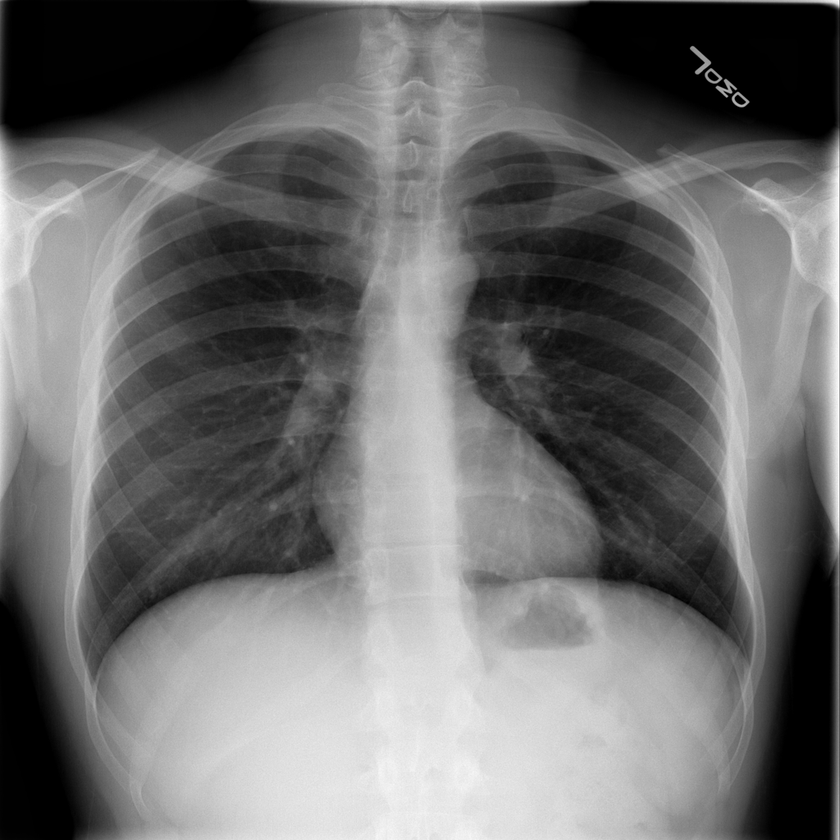
#> input picture PA1/60/1.png, 840 x 840 px, shrunk from 1024 x 1024 before the run
$ python assignment_1.py
#> lines starting #> are read from the running program, lines starting #| are printed output that depends on the picture; pictures that were not available may be replaced by others from this repository, and a replacement may not be noted
# -*- coding: utf-8 -*-
"""
Created on Sun Sep  5 11:51:01 2021

@author: alfah
"""
#importing required libraries
#I have renamed the images as '1.png' and '2.png' for convenience
import cv2
import numpy as np
import matplotlib.pyplot as plt
from scipy import signal
#%%
#Part 1
img = cv2.imread('60/1.png',0)
#> img is the input picture: shape (840, 840); min 0, max 255, mean 109.6
cx, cy = img.shape[0]/2, img.shape[1]/2
#> cx = 420; cy = 420
#creating affine matrices
a = np.array(([1,0,5.5],[0,1,4.4]), dtype='float')
b1 = np.array(([[np.cos(np.deg2rad(35)), np.sin(np.deg2rad(35)), (1 - np.cos(np.deg2rad(35)))*cx - np.sin(np.deg2rad(35))*cy],[-np.sin(np.deg2rad(35)), np.cos(np.deg2rad(35)), np.sin(np.deg2rad(35))*cx + (1-np.cos(np.deg2rad(35)))*cy]]), dtype='float')
b2 = np.array(([[np.cos(np.deg2rad(-125)), np.sin(np.deg2rad(-125)), (1 - np.cos(np.deg2rad(-125)))*cx - np.sin(np.deg2rad(-125))*cy],[-np.sin(np.deg2rad(-125)), np.cos(np.deg2rad(-125)), np.sin(np.deg2rad(-125))*cx + (1-np.cos(np.deg2rad(-125)))*cy]]), dtype='float')
c = np.array(([[0.4, 0, 0],[0, 0.4, 0]]), dtype='float')
#warping images with above-defined affine matrices
transimg = cv2.warpAffine(img, a, (img.shape[1], img.shape[0]))#translation
rotimg1 = cv2.warpAffine(img, b1, (img.shape[1], img.shape[0]))#35 degree rotaion
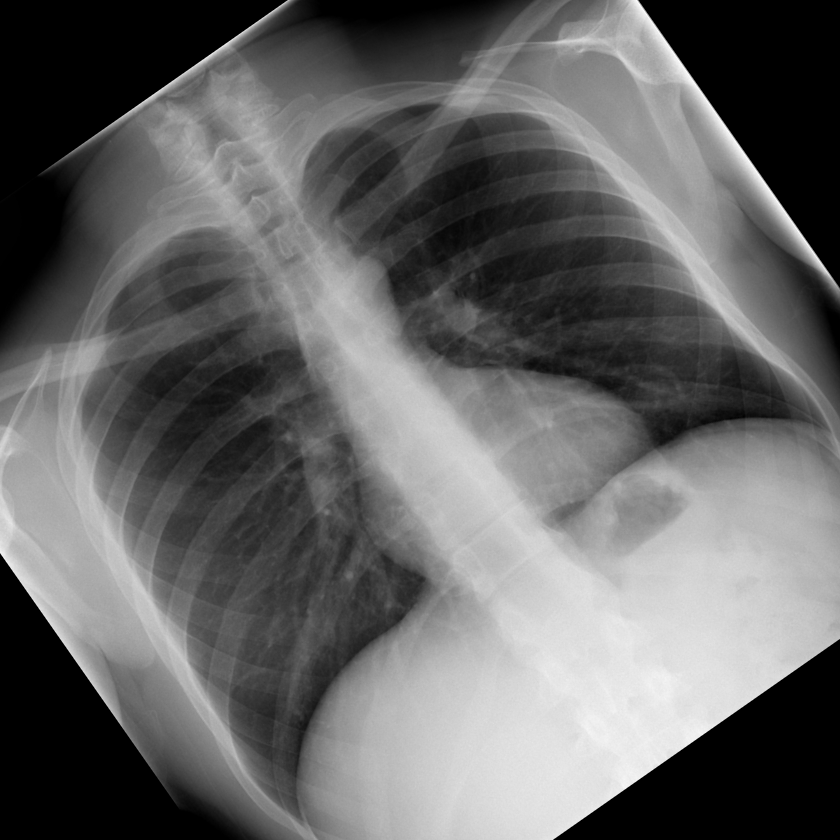
#> rotimg1: shape (840, 840); min 0, max 255, mean 101.4
rotimg2 = cv2.warpAffine(img, b2, (img.shape[1], img.shape[0]))#-125 degree rotation
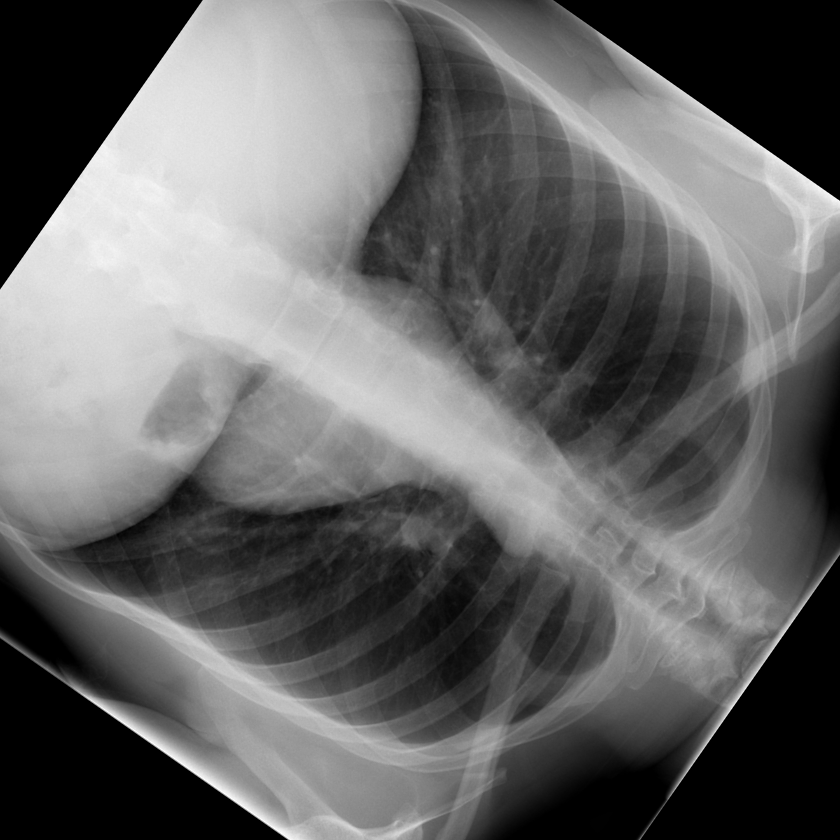
#> rotimg2: shape (840, 840); min 0, max 255, mean 101.6
scaleimg = cv2.warpAffine(img, c, (img.shape[1], img.shape[0]))#scaling
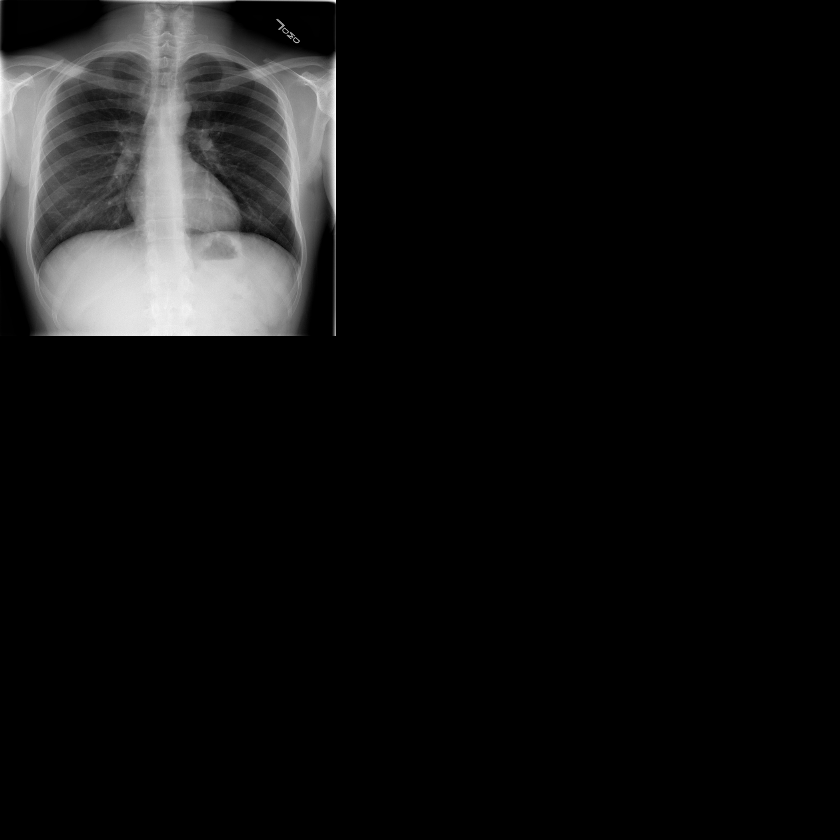
#> scaleimg: shape (840, 840); min 0, max 252, mean 17.6
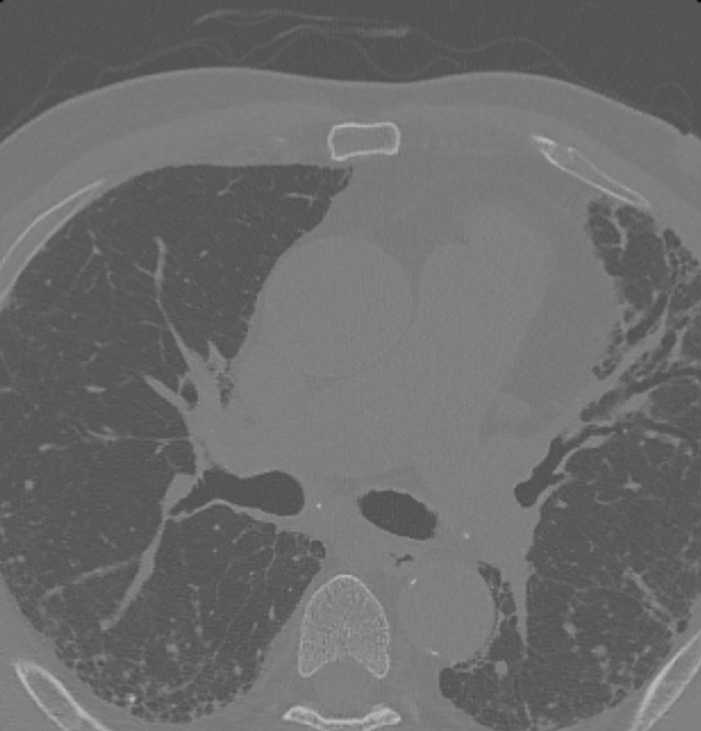
#> input picture PA2/60/2.jpg, 701 x 731 px, shrunk from 854 x 891 before the run, given in place of 2.png, which was not available
#> further down, img is the input picture: shape (731, 701); min 0, max 193, mean 108.3
#finally plotting images
plt.subplot(1,2,1)
plt.imshow(img, cmap='gray');plt.xticks([]);plt.yticks([]);plt.title('original image')
plt.subplot(1,2,2)
plt.imshow(rotimg1,cmap='gray');plt.xticks([]);plt.yticks([]);plt.title('rotated image (35)')
#%%
#Part 2
def he(im): #Histogram Equalization function
    N,_ = np.histogram(im,[i for i in range(0,257)])
#> N = 256 values, max 33552 at index 127, min 0 at index 1, mean 2001.7
    n = N/np.sum(N)
#> n = 256 values, max 0.0655 at index 127, min 0 at index 1, mean 0.00391
    z = np.zeros(n.shape)
#> z = 256 values from 0 to 0
    for i in range(len(n)):
        z[i] = 255*np.sum(n[:i])
#> after the loop, z = 256 values, max 255 at index 194, min 0 at index 0, mean 146.1
    z = np.round(z)
#> z = 256 values from 0 to 255
    image = np.zeros(im.shape)
    for i in range(image.shape[0]):
        for j in range(image.shape[1]):
            image[i,j] = z[im[i,j]]
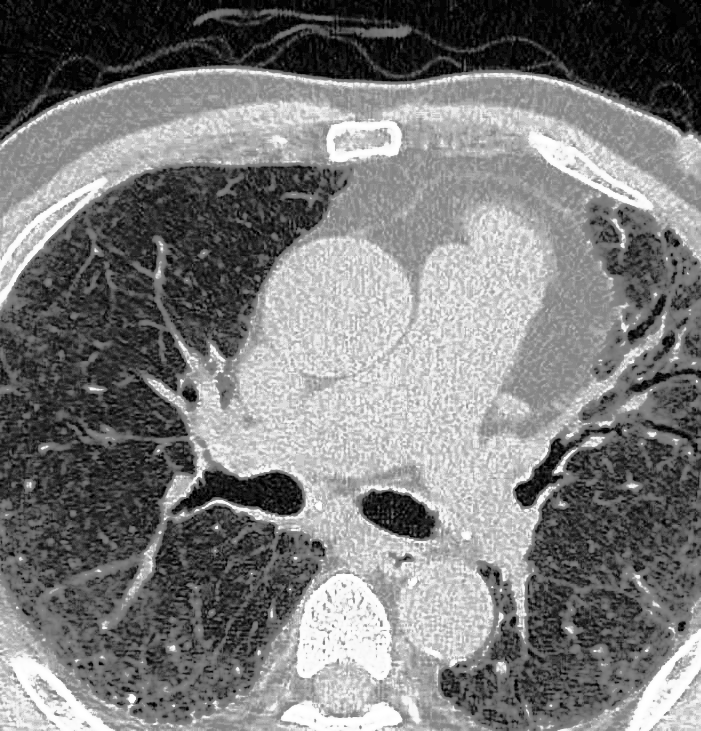
#> image: shape (731, 701) float64; min 0, max 255, mean 123.3
    image = np.uint8(image)
    return image

img = cv2.imread('60/2.png',0)
image = he(img)#histogram equalization

#creating plots
fig, axs = plt.subplots(2, 2, figsize=(9,9))

axs[0,0].imshow(img,cmap='gray', aspect = 'auto');axs[0,0].set_xticks([]);axs[0,0].set_yticks([]);axs[0,0].set_title('original image')
axs[0,1].imshow(image,cmap='gray', aspect = 'auto');axs[0,1].set_xticks([]);axs[0,1].set_yticks([]);axs[0,1].set_title('hist-equalised-image')
axs[1,0].hist(img.ravel(),256,[0,256])
axs[1,1].hist(image.ravel(),256,[0,256])
#%%
#Part 3
def noise(img, noise='gauss', var = 1):#noise function
#> called with noise = 'gauss', var = 1
    shape = img.shape
#> shape = (731, 701)
    sigma = var**0.5
    if noise == 'gauss':
        gauss = np.random.normal(0, sigma, shape)
        noisy_img = img + np.uint8(gauss)
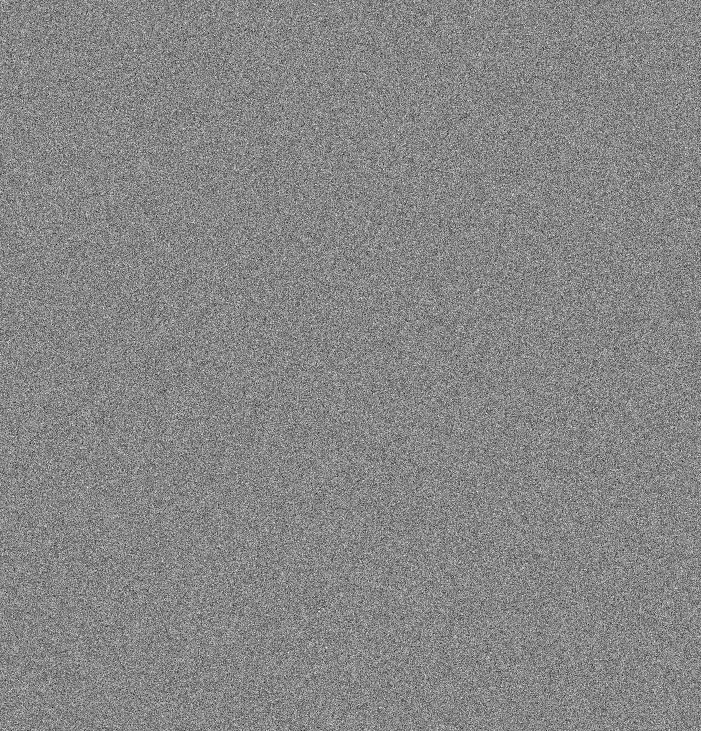
#> gauss: shape (731, 701) float64; min -5, max 4.47, mean 0.00262; drawn with min black and max white
        return np.uint8(noisy_img)
    else:
        noisy_img = np.copy(img)
        rand = np.random.randint(256, size = img.shape)
        u_limit = np.ceil(np.mean(rand)+np.std(rand)/(sigma+1e-07))
        l_limit = np.floor(np.mean(rand)-np.std(rand)/(sigma+1e-07))
        noisy_img[rand>u_limit] = 255
        noisy_img[rand<l_limit] = 0
        return np.uint8(noisy_img)

def filterr(img, filt = 'mean'):#filtering function
#> called with filt = 'mean'
    shape = img.shape
#> shape = (731, 701)
    if filt == 'mean':
        lpf = (1/25)*np.array([[1,1,1,1,1],[1,1,1,1,1],[1,1,1,1,1],[1,1,1,1,1],[1,1,1,1,1]])
    elif filt == 'gauss':
        lpf = (1/256)*np.array([[1,4,6,4,1],[4,16,24,16,4],[6,24,36,24,6],[4,16,24,16,4],[1,4,6,4,1]])
    else:#median filtering. Padding 1 layer around the image in 'reflect' mode.
        new_img = cv2.copyMakeBorder(img, 1, 1, 1, 1, cv2.BORDER_REFLECT)
        for i in range(1,shape[0]+1):
            for j in range(1, shape[0]+1):
                w = new_img[i-1:i+2,j-1:j+2].ravel()
                new_img[i,j] = np.median(w)
        n_img = new_img[1:shape[0]+1,1:shape[1]+1]
        clahe = cv2.createCLAHE(clipLimit=2.0, tileGridSize=(8,8))
        cl1 = clahe.apply(np.uint8(n_img))
        return np.uint8(cl1)
    result = signal.convolve2d(img,lpf,mode='same',boundary='symm')
    clahe = cv2.createCLAHE(clipLimit=2.0, tileGridSize=(8,8))
    cl1 = clahe.apply(np.uint8(result))
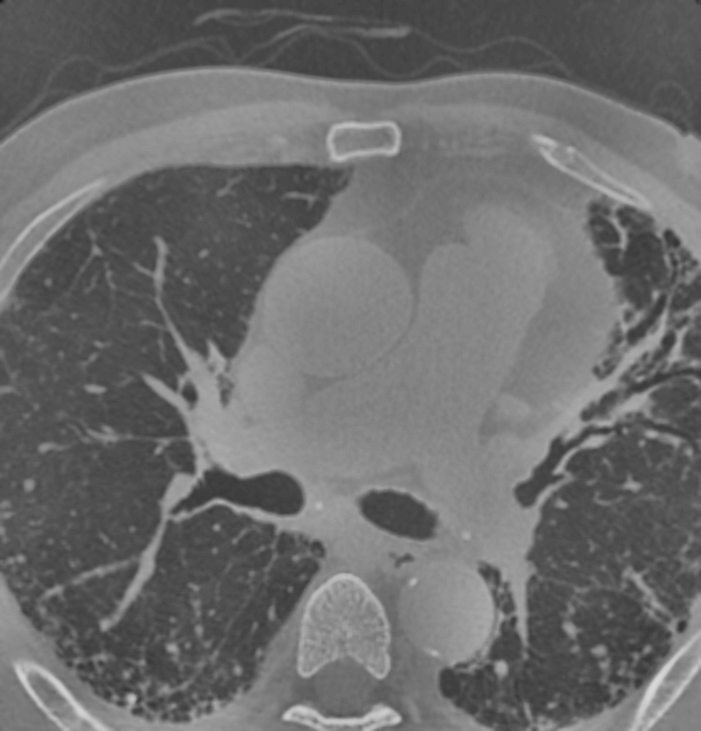
#> cl1: shape (731, 701); min 24, max 217, mean 109.1
    return np.uint8(cl1)

img = cv2.imread('60/2.png',0)
var = 1.0
sp = noise(img,'gauss', var)#noise addition

#filtering
final1 = filterr(sp, filt='mean')
final2 = filterr(sp, filt='gauss')
final3 = filterr(sp, filt = 'sp')
#> after the loop in filterr, `for i in range(1,shape[0]+1):`: new_img: shape (733, 703); min 1, max 255, mean 108.3
#> (the run stopped early here; a loop or call above may not have finished)
